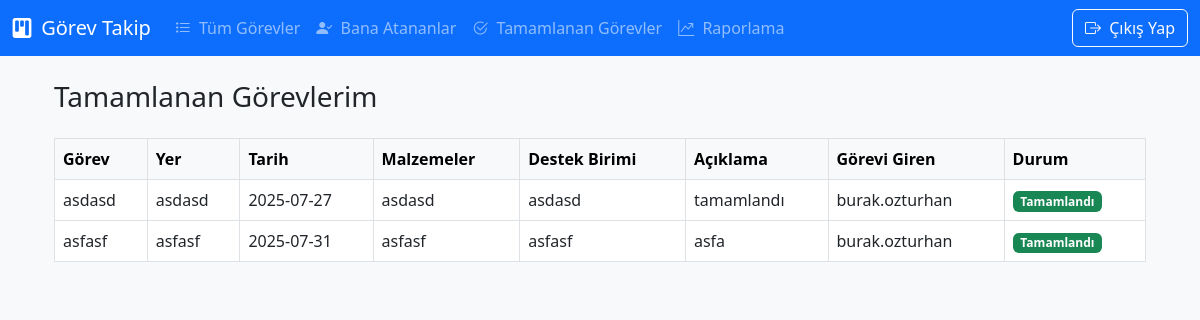
The app's page /completed_tasks (signed in) with its own data.
### tables this page shows
CREATE TABLE tasks (
                    id INTEGER PRIMARY KEY AUTOINCREMENT,
                    user_id INTEGER,
                    title TEXT,
                    location TEXT,
                    materials TEXT,
                    date TEXT,
                    needs_support TEXT,
                    status TEXT,
                    assigned_to INTEGER,
                    accepted TEXT DEFAULT 'Bekliyor',
                    completed TEXT DEFAULT 'Hayir',
                    completion_note TEXT DEFAULT '',
                    FOREIGN KEY(user_id) REFERENCES users(id),
                    FOREIGN KEY(assigned_to) REFERENCES users(id)
                );

CREATE TABLE users (
                    id INTEGER PRIMARY KEY AUTOINCREMENT,
                    username TEXT UNIQUE NOT NULL,
                    password TEXT NOT NULL
                );

### app.py (the view)
@app.route('/completed_tasks')
def completed_tasks():
    if 'user_id' not in session:
        return redirect(url_for('login'))
    user_id = session['user_id']
    with sqlite3.connect(DATABASE) as conn:
        conn.row_factory = sqlite3.Row
        cursor = conn.cursor()
        cursor.execute('''
            SELECT tasks.*, assigner.username as assigner_name, assignee.username as assignee_name
            FROM tasks
            LEFT JOIN users AS assigner ON tasks.user_id = assigner.id
            LEFT JOIN users AS assignee ON tasks.assigned_to = assignee.id
            WHERE tasks.assigned_to = ? AND tasks.completed = 'Evet'
        ''', (user_id,))
        tasks = cursor.fetchall()
    return render_template('completed_tasks.html', tasks=tasks)

### templates/completed_tasks.html (shortened to what this page needs)
{% extends 'base.html' %}
{% block content %}
<div class="container mt-4">
    <h3 class="mb-4">Tamamlanan Görevlerim</h3>
    {% if tasks %}
        <div class="table-responsive">
            <table class="table table-bordered align-middle">
                <thead class="table-light">
                    <tr>
                        <th>Görev</th>
                        <th>Yer</th>
                        <th>Tarih</th>
                        <th>Malzemeler</th>
                        <th>Destek Birimi</th>
                        <th>Açıklama</th>
                        <th>Görevi Giren</th>
                        <th>Durum</th>
                    </tr>
                </thead>
                <tbody>
                    {% for task in tasks %}
                        <tr>
                            <td>{{ task["title"] }}</td>
                            <td>{{ task["location"] }}</td>
                            <td>{{ task["date"] }}</td>
                            <td>{{ task["materials"] }}</td>
                            <td>{{ task["needs_support"] }}</td>
                            <td>{{ task["completion_note"] or "-" }}</td>
                            <td>{{ task["assigner_name"] }}</td>
                            <td><span class="badge bg-success">Tamamlandı</span></td>
                        </tr>
                    {% endfor %}
                </tbody>
            </table>
        </div>
    {% else %}
        <p class="text-muted">Henüz tamamladığınız bir görev bulunmamaktadır.</p>
    {% endif %}
</div>
{% endblock %}

### records on screen
tasks: title "asdasd", location "asdasd", date "2025-07-27", materials "asdasd", needs_support "asdasd", completion_note "tamamlandı", assigner_name "burak.ozturhan"
tasks: title "asfasf", location "asfasf", date "2025-07-31", materials "asfasf", needs_support "asfasf", completion_note "asfa", assigner_name "burak.ozturhan"
